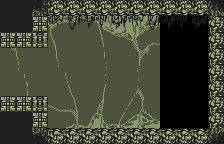

Tiled map render using the project's own tile images. Description and the map definition, with tile-layer contents summarised, below:
An orthogonal 14x9 tile map with 16x16 px tiles, 1 tile layer (edge tiles), 1 image layer and 8 objects (Player, FinalBoss).

<map version="1.0" orientation="orthogonal" renderorder="right-down" width="14" height="9" tilewidth="16" tileheight="16" nextobjectid="171">
 <tileset firstgid="1" name="tilemap" tilewidth="16" tileheight="16" tilecount="256" columns="16">
  <image source="../image/tilemap.png" width="256" height="256" />
 </tileset>
 <imagelayer name="Parallax_layer1">
  <image source="../image/bio_bg.png" width="160" height="144" />
  <properties>
   <property name="ratio" value="0.25" />
  </properties>
 </imagelayer>
 <layer name="edge tiles" width="14" height="9">
  <data>[126 cells, 57 non-empty, 15 distinct tile ids]</data>
 </layer>
 <objectgroup name="entities" offsetx="0.5" offsety="0">
  <object id="1" name="Player" x="24.5" y="64" width="16" height="16" />
  <object id="165" name="FinalBoss" x="146" y="20.5" width="16" height="32" />
 </objectgroup>
 <objectgroup color="#ff0000" name="collision layer" opacity="0.79">
  <object id="33" x="0.666663" y="0" width="15.3333" height="144.5" />
  <object id="57" x="16" y="-11" width="31.1666" height="57.5" />
  <object id="60" x="16.2083" y="96.75" width="30.8333" height="50.25" />
  <object id="166" x="47.4167" y="-6" width="175.583" height="18.75" />
  <object id="167" x="46.7085" y="132.5" width="175.583" height="15.375" />
  <object id="168" x="212.709" y="-5.1875" width="19.7915" height="151.688" />
 </objectgroup>
</map>
